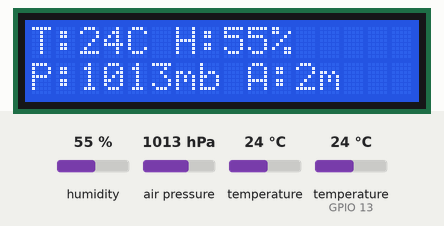
The sketch below on a simulated ESP32. Parts: 16×2 character LCD. The inputs (shaded band) are chosen by the test bench; at power-on: humidity 55 %, air pressure 1013 hPa, temperature 24 °C, temperature (sensor on GPIO 13) 24 °C. WiFi joins after 1.5 s; servers stay silent unless stated; random numbers use the default seed unless the sketch sets one; no MQTT or app messages arrive unless stated; what the sketch prints to the serial monitor is not drawn.

Above: at 2.8 s.
2.9 s: humidity set to 22 %
At 5.0 s:
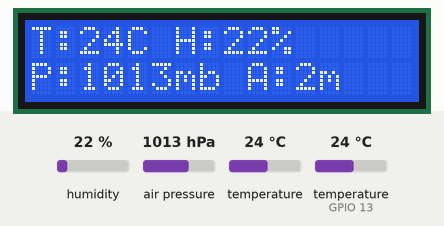
5.3 s: air pressure set to 952 hPa
At 6.2 s:
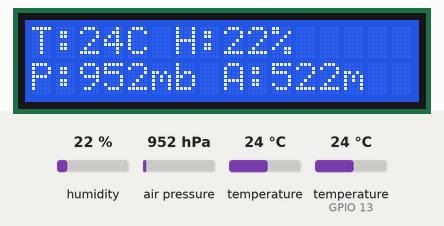
7.4 s: temperature (sensor 0) set to 12 °C
At 8.4 s:
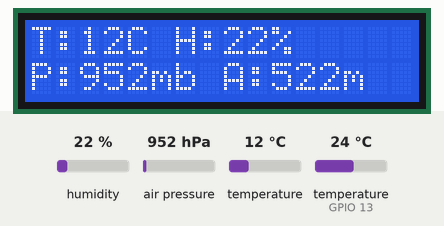
9.5 s: humidity set to 40 %
At 10.6 s:
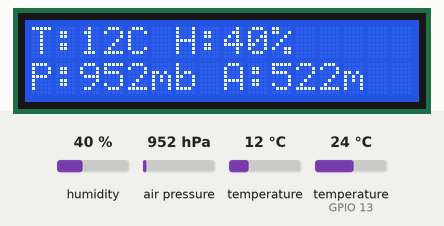
13.6 s: air pressure set to 975 hPa
At 15.0 s:
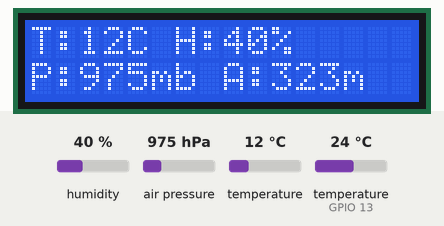
Timing chart, 0 to 16.6 s (numbered marks = the images above; inputs shaded):
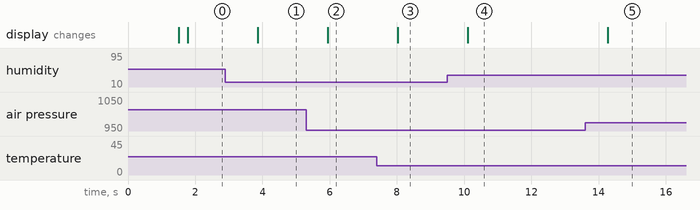

Measured:
- after the input at 2.9 s, the display: changes after 0.95 s (image 1)
- after the input at 5.3 s, the display: changes after 0.64 s (image 2)
- after the input at 7.4 s, the display: changes after 0.62 s (image 3)
- after the input at 9.5 s, the display: changes after 0.60 s (image 4)
- after the input at 13.6 s, the display: changes after 0.67 s (image 5)

The sketch:

CodigoVersionFinal.ino
```cpp
#include <SFE_BMP180.h>
#include <PubSubClient.h>
#include <WiFi.h>
#include <DHT.h>
#include <DHT_U.h>
#include <LiquidCrystal_I2C.h>


int pinD = 13;
#define DHTTYPE DHT11
SFE_BMP180 bmp180;
LiquidCrystal_I2C lcd(0x27, 16, 2);

double PresionNivelMar = 1013.25;


const char* ssid = "Nombre_Wi-fi";
const char* password = "Contraseña";
const char* mqtt_server = "mqtt.eclipseprojects.io";

WiFiClient espClient;
PubSubClient client(espClient);
unsigned long lastMsg = 0;
#define MSG_BUFFER_SIZE (100)
char msg[MSG_BUFFER_SIZE];
int value = 0;


double humedad = 0.0;
double temperatura = 0.0;
double presion = 0.0;
double altura = 0.0;


DHT dht(pinD, DHTTYPE);

void setup_wifi() {
  delay(10);
  Serial.println();
  Serial.print("Conectando a ");
  Serial.println(ssid);

  WiFi.mode(WIFI_STA);
  WiFi.begin(ssid, password);

  while (WiFi.status() != WL_CONNECTED) {
    delay(500);
    Serial.print(".");
  }

  randomSeed(micros());

  Serial.println("");
  Serial.println("WiFi conectado");
  Serial.println("Dirección IP: ");
  Serial.println(WiFi.localIP());
}

void callback(char* topic, byte* payload, unsigned int length) {
  Serial.print("Mensaje recibido [");
  Serial.print(topic);
  Serial.print("] ");
  for (int i = 0; i < length; i++) {
    Serial.print((char)payload[i]);
  }
}

void reconnect() {
  while (!client.connected()) {
    Serial.print("Intentando conexión MQTT...");
    String clientId = "ESP8266Client-";
    clientId += String(random(0xffff), HEX);
    if (client.connect(clientId.c_str())) {
      Serial.println("conectado");
      client.publish("st/ejemplo", "hola mundo");
      client.subscribe("inTopic");
    } else {
      Serial.print("falló, rc=");
      Serial.print(client.state());
      Serial.println(" intenta de nuevo en 5 segundos");
      delay(5000);
    }
  }
}


void obtenerHumedad() {
  humedad = dht.readHumidity();
  if (isnan(humedad)) {
    Serial.println("Error al leer la humedad");
    humedad = 0.0;
  } else {
    Serial.print("Humedad leída: ");
    Serial.println(humedad);
  }
}

void obtenerTemperatura() {
  char status;
  status = bmp180.startTemperature();
  if (status == 0) {
    Serial.println("Error al iniciar la lectura de temperatura BMP180");
  } else {
    delay(status);
    status = bmp180.getTemperature(temperatura);
    if (status != 0) {
      Serial.print("Temperatura BMP180: ");
      Serial.print(temperatura);
      Serial.println(" °C");
    }
  }
}

void obtenerPresion() {
  char status;
  double T = temperatura;
  status = bmp180.startPressure(3);
  if (status != 0) {
    delay(status);
    status = bmp180.getPressure(presion, T);
    if (status != 0) {
      Serial.print("Presión: ");
      Serial.print(presion);
      Serial.println(" mb");
    }
  }
}

void obtenerAltura() {
  altura = bmp180.altitude(presion, PresionNivelMar);
  Serial.print("Altitud: ");
  Serial.print(altura);
  Serial.println(" m");
}


void publicarHumedad() {
  snprintf(msg, MSG_BUFFER_SIZE, "%.2f%%", humedad);
  client.publish("st/grupo8/humedad", msg);
  Serial.println("Publicando Humedad...");
}

void publicarTemperatura() {
  snprintf(msg, MSG_BUFFER_SIZE, "%.2f°C", temperatura);
  client.publish("st/grupo8/temperatura", msg);
  Serial.println("Publicando Temperatura...");
}

void publicarPresion() {
  snprintf(msg, MSG_BUFFER_SIZE, "%.2f mb", presion);
  client.publish("st/grupo8/presion", msg);
  Serial.println("Publicando Presión...");
}

void publicarAltura() {
  snprintf(msg, MSG_BUFFER_SIZE, "%.2f m", altura);
  client.publish("st/grupo8/altura", msg);
  Serial.println("Publicando Altitud...");
}

void setup() {
  Serial.begin(115200);
  setup_wifi();
  client.setServer(mqtt_server, 1883);
  client.setCallback(callback);
  dht.begin();


  lcd.begin(16, 2);
  lcd.init();
  lcd.backlight();


  if (bmp180.begin()) {
    Serial.println("BMP180 inicializado correctamente");
  } else {
    Serial.println("Error al inicializar el BMP180");
  }
}

void loop() {
  if (!client.connected()) {
    reconnect();
  }
  client.loop();


  obtenerHumedad();
  obtenerTemperatura();
  obtenerPresion();
  obtenerAltura();


  lcd.clear();
  lcd.setCursor(0, 0);
  lcd.print("T:");
  lcd.print((int)temperatura);
  lcd.print("C H:");
  lcd.print((int)humedad);
  lcd.print("%");

  lcd.setCursor(0, 1);
  lcd.print("P:");
  lcd.print((int)presion);
  lcd.print("mb A:");
  lcd.print((int)altura);
  lcd.print("m");


  unsigned long now = millis();
  if (now - lastMsg > 10000) {
    lastMsg = now;
    ++value;


    publicarHumedad();
    publicarTemperatura();
    publicarPresion();
    publicarAltura();
  }

  delay(2000);
}
```
